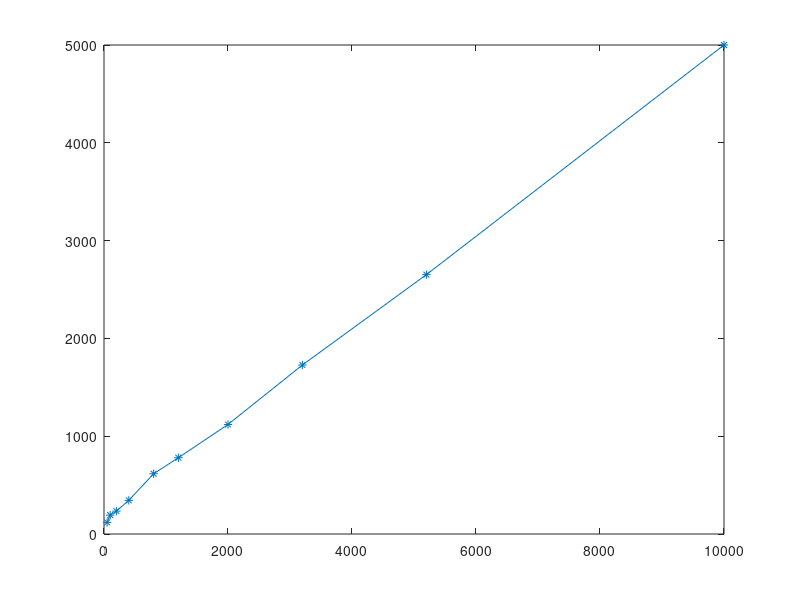
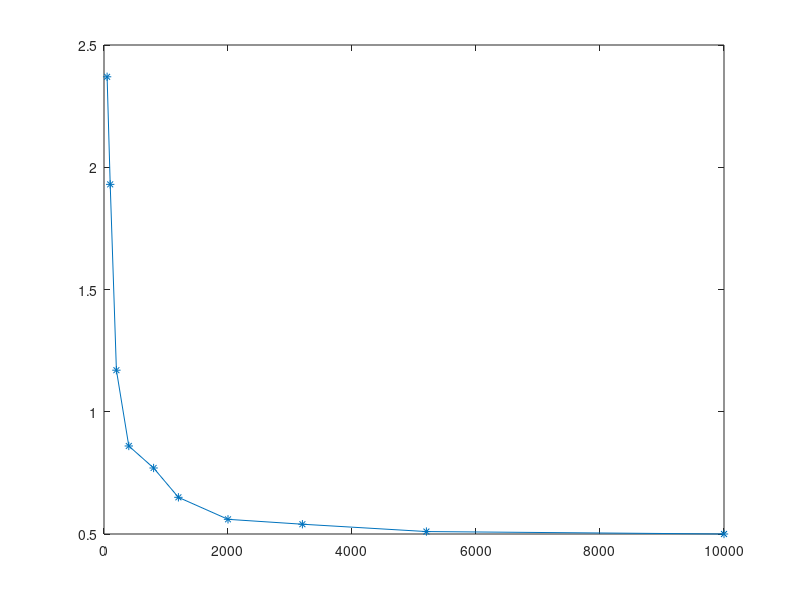

These charts were generated, in order, by the following MATLAB code:
clc
clear
for i=1:0.01:1000
    a = (i/(i+1));
    b = ((i+1)/i);
    a = round(a*1000)/1000;
    b = round(b*1000)/1000;
    if(a*b == 1)
        disp(i + " " + (i+1) + " -> " + (i/(i+1)) + " " + ((i+1)/i));
    end
end

close all

data = [50	1.99 	2.37 
100	1.62 	1.93 
200	0.98 	1.17 
400	0.72 	0.86 
800	0.65 	0.77 
1200	0.55 	0.65 
2000	0.47 	0.56 
3200	0.45 	0.54 
5200	0.43 	0.51 
10000	0.42 	0.50 ];
data = [data data(:,1) .* data(:,3)];
plot(data(:,1),data(:,4),"-*");
figure();
plot(data(:,1),data(:,3),"-*");